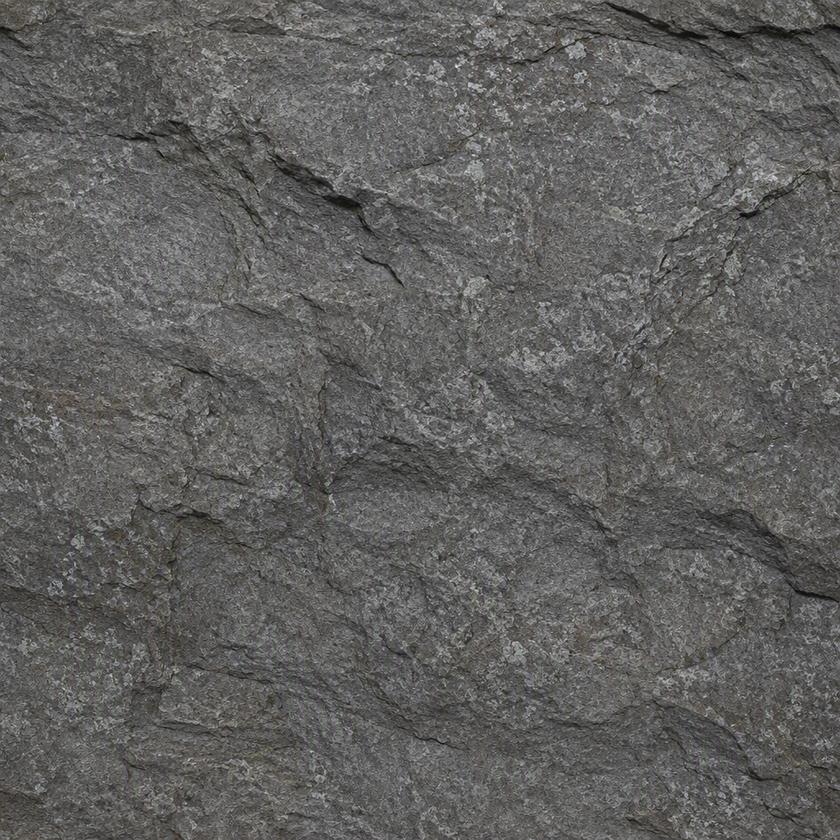
#> input picture tools/elements/pipeline/quellen/stein_albedo.png, 840 x 840 px, shrunk from 1024 x 1024 before the run
$ python make-wet.py quellen/stein_albedo.png quellen/stein_frost_albedo.png 1.0
#> lines starting #> are read from the running program, lines starting #| are printed output that depends on the picture
#!/usr/bin/env python3
# Erzeugt: die Nass-Variante einer Stein-Albedo — dunkler und gesättigter; der Glanz kommt aus der Rauheit in texture-kit.py.
# Feucht/Nass-Variante aus einer Stein-Albedo ERZEUGEN. Nasser Stein ist dunkler
# und gesaettigter, besonders in den Vertiefungen; der eigentliche Nass-Eindruck
# kommt zusaetzlich aus NIEDRIGER RAUHEIT (Glanz), die texture-kit.py setzt.
# Aufruf: make-wet.py <in> <out> [staerke]
import sys
import numpy as np
from PIL import Image

ALB, OUT = sys.argv[1], sys.argv[2]
STAERKE = float(sys.argv[3]) if len(sys.argv) > 3 else 1.0

img = Image.open(ALB).convert("RGB")
#> img is the input picture: PIL image 840x840 RGB; mean R, G, B 96.5, 95.7, 94.4
stein = np.asarray(img, dtype=np.float32) / 255.0
L = stein.mean(axis=2)

# In Vertiefungen (dunkel) staerker abdunkeln -> Wasser sammelt sich dort.
tiefe = np.clip((0.55 - L) / 0.4, 0.0, 1.0)[..., None]
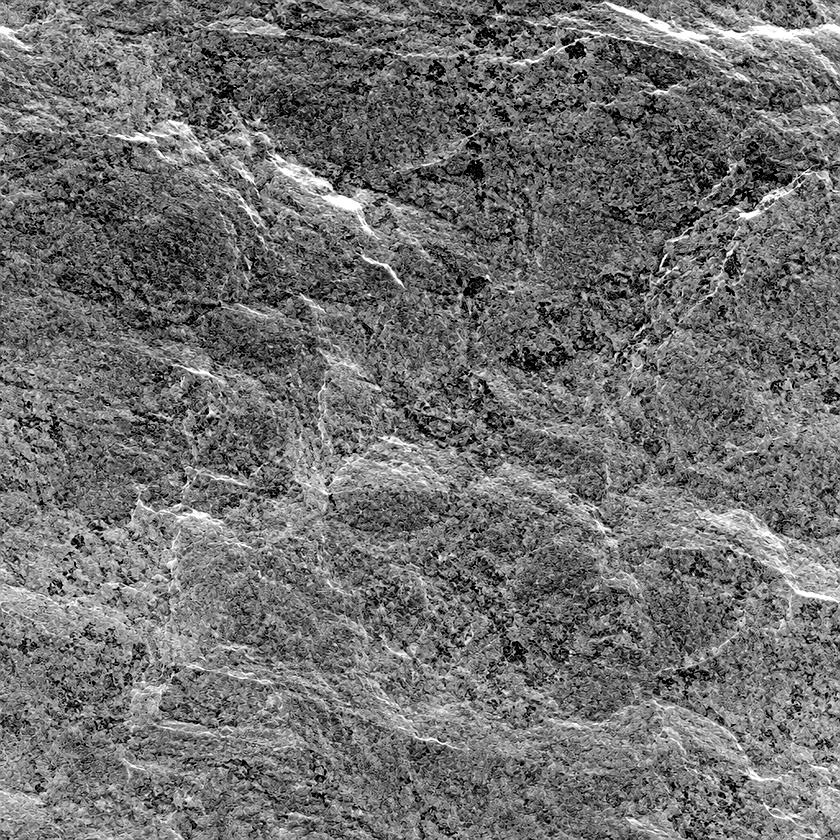
#> tiefe: shape (840, 840, 1) float32; min 0, max 1, mean 0.441
faktor = 1.0 - (0.45 * STAERKE) * (0.4 + 0.6 * tiefe)  # ~0.55..0.85 dunkler
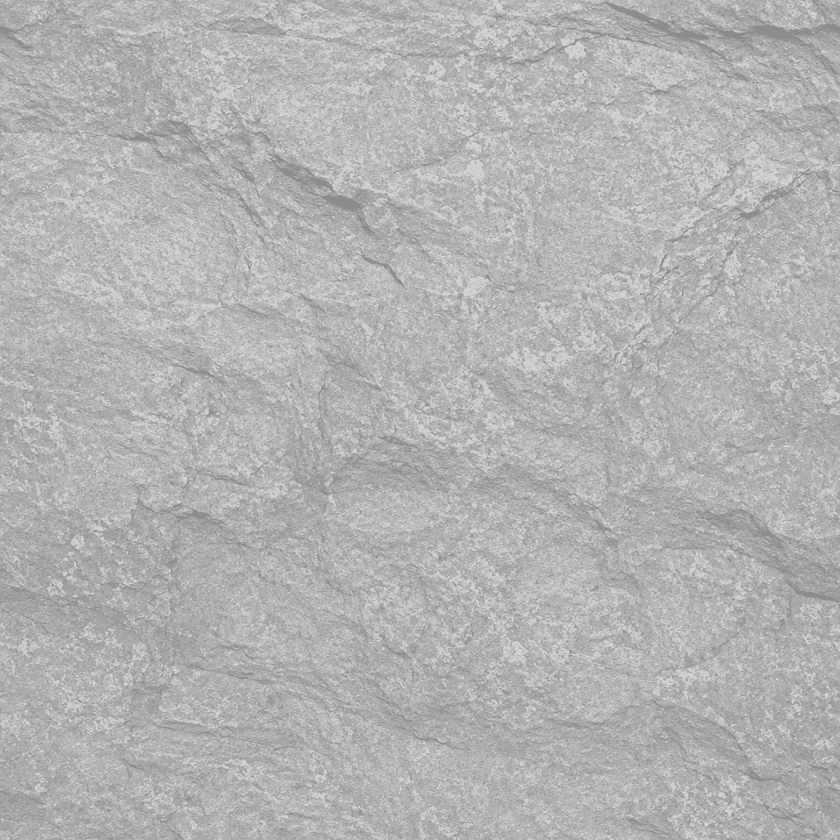
#> faktor: shape (840, 840, 1) float32; min 0.55, max 0.82, mean 0.701
# Leichte Saettigung: Farbe etwas kraeftiger (nasser Stein wirkt satter).
mittel = stein.mean(axis=2, keepdims=True)
gesaettigt = mittel + (stein - mittel) * 1.25
aus = np.clip(gesaettigt * faktor, 0.0, 1.0)
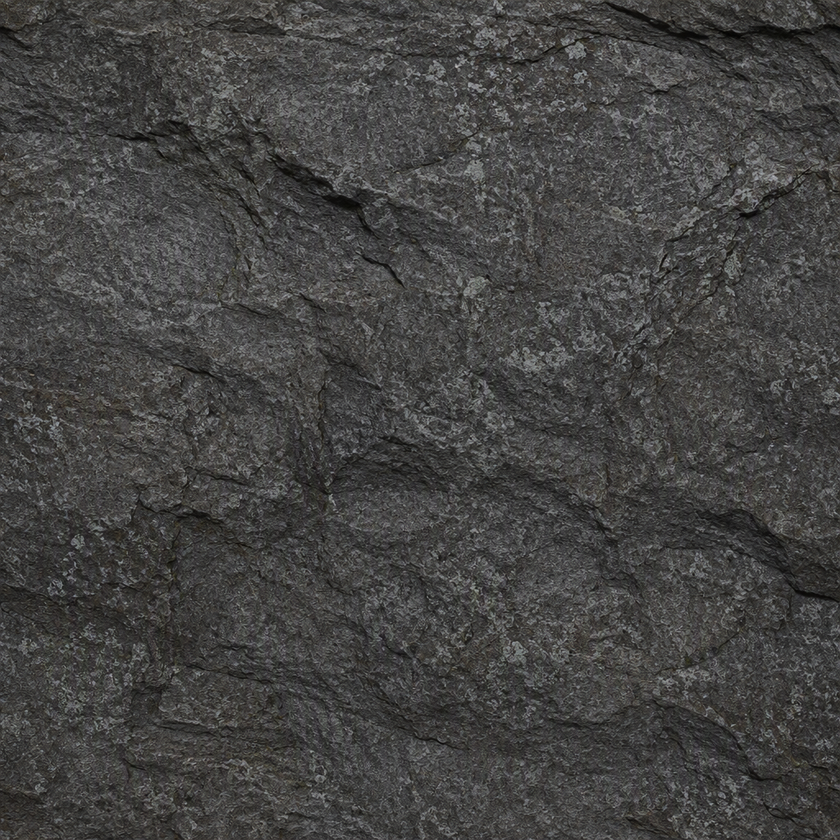
#> aus: shape (840, 840, 3) float32; mean R, G, B 0.27, 0.268, 0.263
Image.fromarray((aus * 255).astype(np.uint8), "RGB").save(OUT)
print("WET OK ->", OUT)

$ run again, on tools/elements/pipeline/quellen/stein_moos_albedo.png
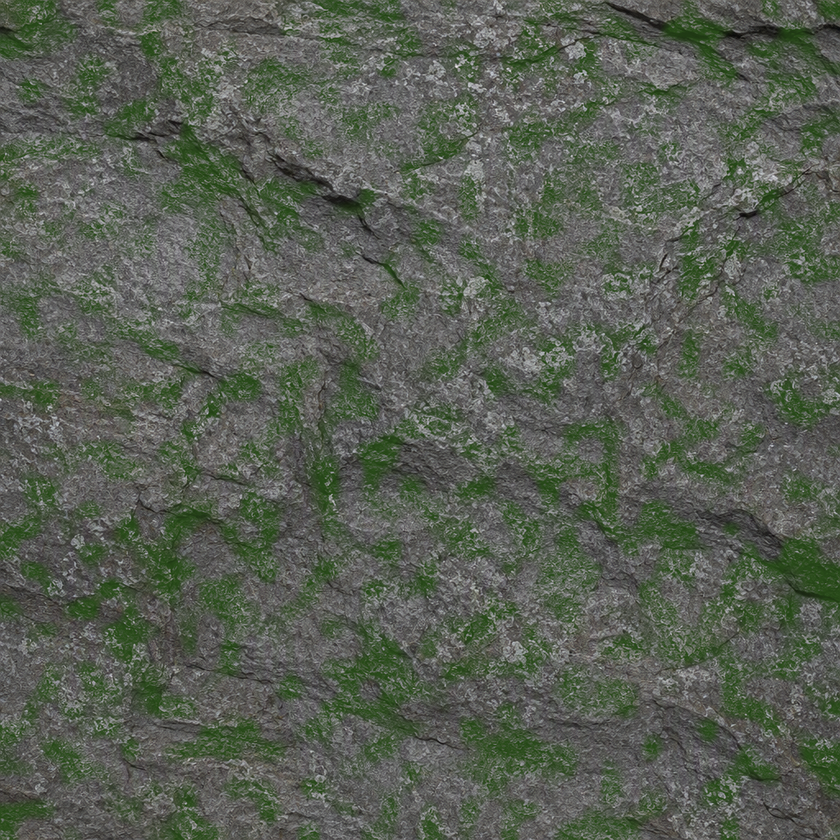
#> input picture tools/elements/pipeline/quellen/stein_moos_albedo.png, 840 x 840 px, shrunk from 1024 x 1024 before the run
#> img is the input picture: PIL image 840x840 RGB; mean R, G, B 88.4, 94.9, 83.7
#> `tiefe = np.clip((0.55 - L) / 0.4, 0.0, 1.0)[..., None]`:
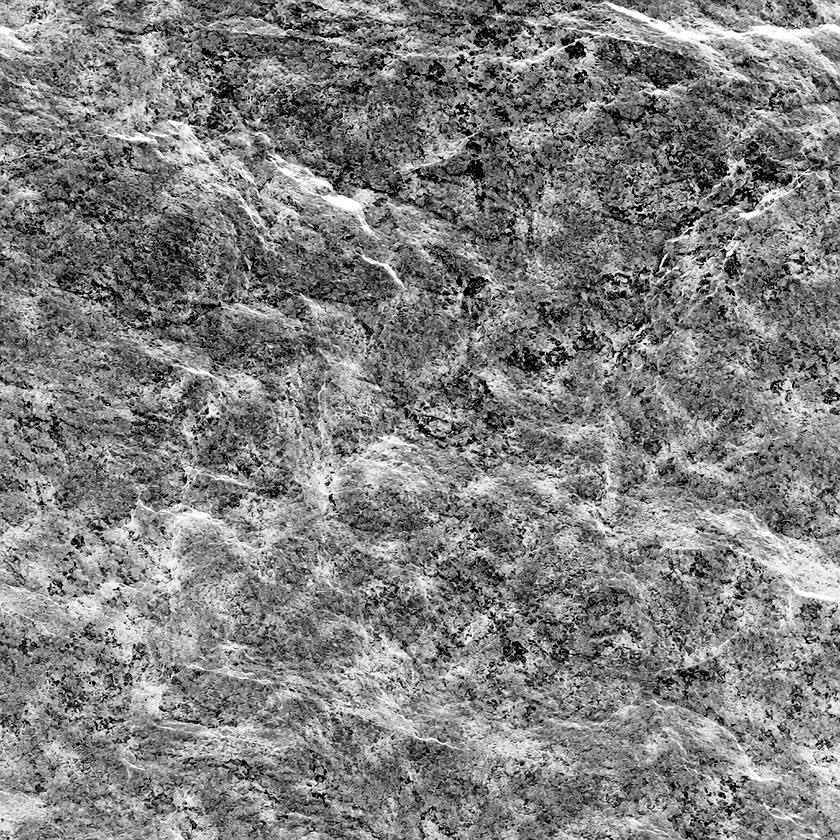
#> tiefe: shape (840, 840, 1) float32; min 0, max 1, mean 0.505
#> `aus = np.clip(gesaettigt * faktor, 0.0, 1.0)`:
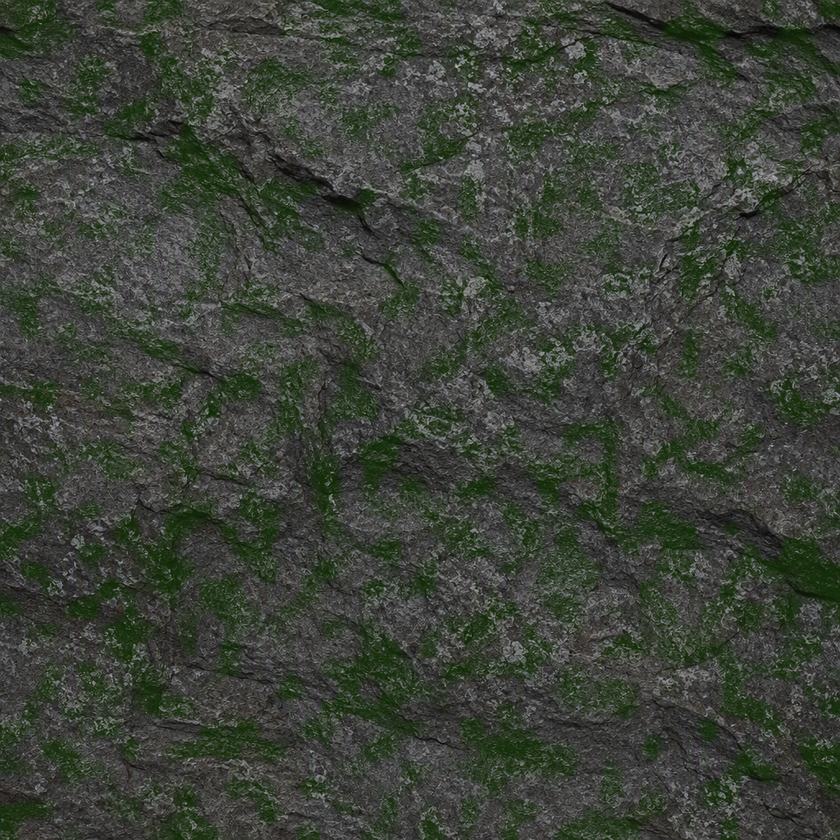
#> aus: shape (840, 840, 3) float32; mean R, G, B 0.243, 0.263, 0.228
